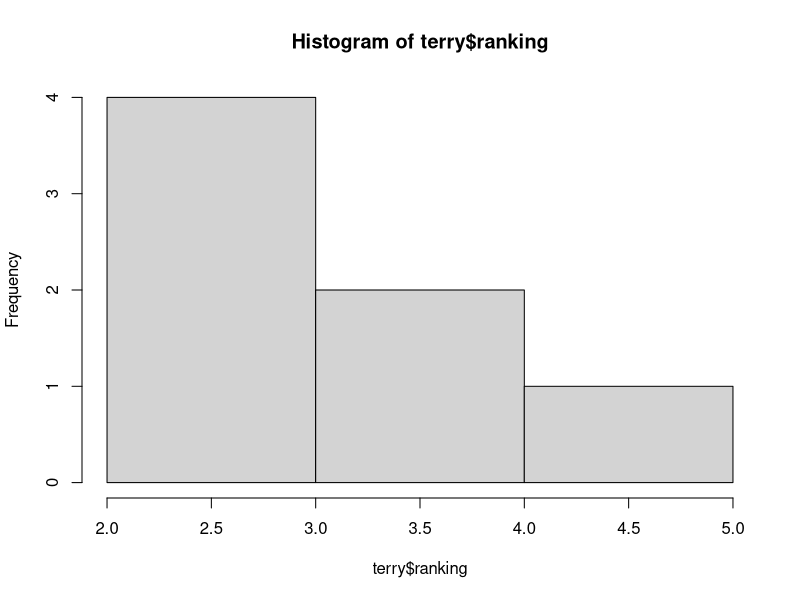

This chart was generated by the following R code:
# Enter your data science profile into R as a data frame with two columns
# Call it your first name.  The categories are computer programming, math,
# statistics, machine learning, domain expertise, communication and presentation skills
# and data visualization.  Your ranking for each the category 1 to 5, with
# 5 as the best
#.
# create a bar graph of your data science profile
#
categories = c("Progmg", "Math", "Stats","MachLearn","DomExp","Coms&Pres","DataVis")
ranking = c(5,4,4,3,3,2,3)
terry = data.frame(categories, ranking) # create the data frame
terry # display profile
hist(terry$ranking) #create histogram